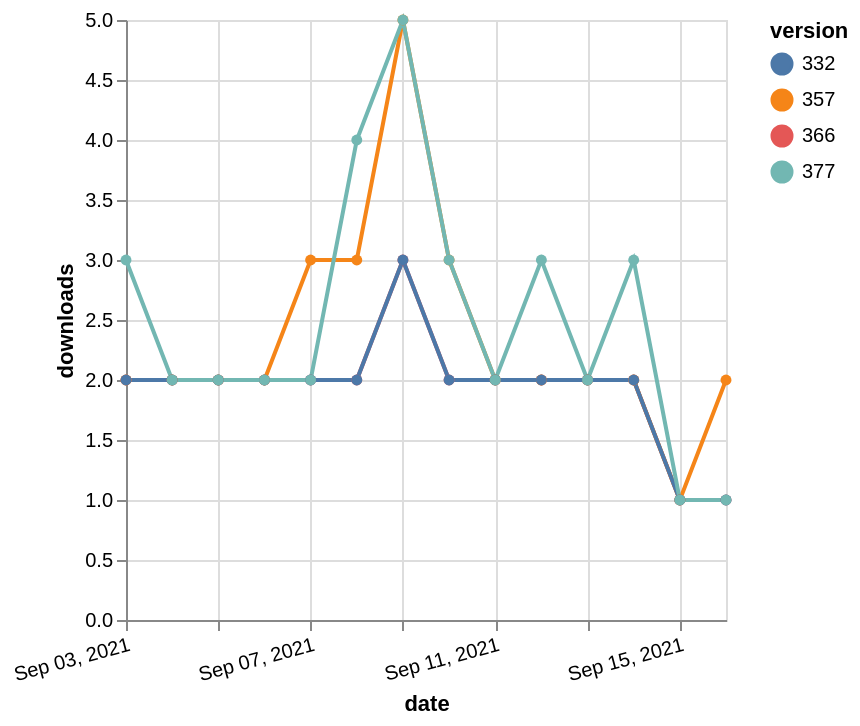

Express this chart as Vega-Lite.
### Vega-Lite specification from a JSON file in a GitHub repository (floating-point values rounded to 4 significant figures)
{"$schema": "https://vega.github.io/schema/vega-lite/v5.json", "description": "A simple bar chart with embedded data.", "data": {"values": [{"date": "2021-09-03", "total": 2300, "delta": 2, "version": "366"}, {"date": "2021-09-04", "total": 2302, "delta": 2, "version": "366"}, {"date": "2021-09-05", "total": 2304, "delta": 2, "version": "366"}, {"date": "2021-09-06", "total": 2306, "delta": 2, "version": "366"}, {"date": "2021-09-07", "total": 2308, "delta": 2, "version": "366"}, {"date": "2021-09-08", "total": 2310, "delta": 2, "version": "366"}, {"date": "2021-09-09", "total": 2313, "delta": 3, "version": "366"}, {"date": "2021-09-10", "total": 2315, "delta": 2, "version": "366"}, {"date": "2021-09-11", "total": 2317, "delta": 2, "version": "366"}, {"date": "2021-09-12", "total": 2319, "delta": 2, "version": "366"}, {"date": "2021-09-13", "total": 2321, "delta": 2, "version": "366"}, {"date": "2021-09-14", "total": 2323, "delta": 2, "version": "366"}, {"date": "2021-09-15", "total": 2324, "delta": 1, "version": "366"}, {"date": "2021-09-16", "total": 2325, "delta": 1, "version": "366"}, {"date": "2021-09-03", "total": 2903, "delta": 2, "version": "357"}, {"date": "2021-09-04", "total": 2905, "delta": 2, "version": "357"}, {"date": "2021-09-05", "total": 2907, "delta": 2, "version": "357"}, {"date": "2021-09-06", "total": 2909, "delta": 2, "version": "357"}, {"date": "2021-09-07", "total": 2912, "delta": 3, "version": "357"}, {"date": "2021-09-08", "total": 2915, "delta": 3, "version": "357"}, {"date": "2021-09-09", "total": 2920, "delta": 5, "version": "357"}, {"date": "2021-09-10", "total": 2923, "delta": 3, "version": "357"}, {"date": "2021-09-11", "total": 2925, "delta": 2, "version": "357"}, {"date": "2021-09-12", "total": 2927, "delta": 2, "version": "357"}, {"date": "2021-09-13", "total": 2929, "delta": 2, "version": "357"}, {"date": "2021-09-14", "total": 2931, "delta": 2, "version": "357"}, {"date": "2021-09-15", "total": 2932, "delta": 1, "version": "357"}, {"date": "2021-09-16", "total": 2934, "delta": 2, "version": "357"}, {"date": "2021-09-03", "total": 2760, "delta": 2, "version": "332"}, {"date": "2021-09-04", "total": 2762, "delta": 2, "version": "332"}, {"date": "2021-09-05", "total": 2764, "delta": 2, "version": "332"}, {"date": "2021-09-06", "total": 2766, "delta": 2, "version": "332"}, {"date": "2021-09-07", "total": 2768, "delta": 2, "version": "332"}, {"date": "2021-09-08", "total": 2770, "delta": 2, "version": "332"}, {"date": "2021-09-09", "total": 2773, "delta": 3, "version": "332"}, {"date": "2021-09-10", "total": 2775, "delta": 2, "version": "332"}, {"date": "2021-09-11", "total": 2777, "delta": 2, "version": "332"}, {"date": "2021-09-12", "total": 2779, "delta": 2, "version": "332"}, {"date": "2021-09-13", "total": 2781, "delta": 2, "version": "332"}, {"date": "2021-09-14", "total": 2783, "delta": 2, "version": "332"}, {"date": "2021-09-15", "total": 2784, "delta": 1, "version": "332"}, {"date": "2021-09-16", "total": 2785, "delta": 1, "version": "332"}, {"date": "2021-09-03", "total": 2123, "delta": 3, "version": "377"}, {"date": "2021-09-04", "total": 2125, "delta": 2, "version": "377"}, {"date": "2021-09-05", "total": 2127, "delta": 2, "version": "377"}, {"date": "2021-09-06", "total": 2129, "delta": 2, "version": "377"}, {"date": "2021-09-07", "total": 2131, "delta": 2, "version": "377"}, {"date": "2021-09-08", "total": 2135, "delta": 4, "version": "377"}, {"date": "2021-09-09", "total": 2140, "delta": 5, "version": "377"}, {"date": "2021-09-10", "total": 2143, "delta": 3, "version": "377"}, {"date": "2021-09-11", "total": 2145, "delta": 2, "version": "377"}, {"date": "2021-09-12", "total": 2148, "delta": 3, "version": "377"}, {"date": "2021-09-13", "total": 2150, "delta": 2, "version": "377"}, {"date": "2021-09-14", "total": 2153, "delta": 3, "version": "377"}, {"date": "2021-09-15", "total": 2154, "delta": 1, "version": "377"}, {"date": "2021-09-16", "total": 2155, "delta": 1, "version": "377"}]}, "width": "container", "mark": {"type": "line", "point": {"filled": true}}, "encoding": {"x": {"field": "date", "type": "temporal", "timeUnit": "yearmonthdate", "title": "date", "axis": {"labelAngle": -15}}, "y": {"field": "delta", "type": "quantitative", "title": "downloads"}, "color": {"field": "version", "type": "nominal"}, "tooltip": {"field": "delta"}}}
